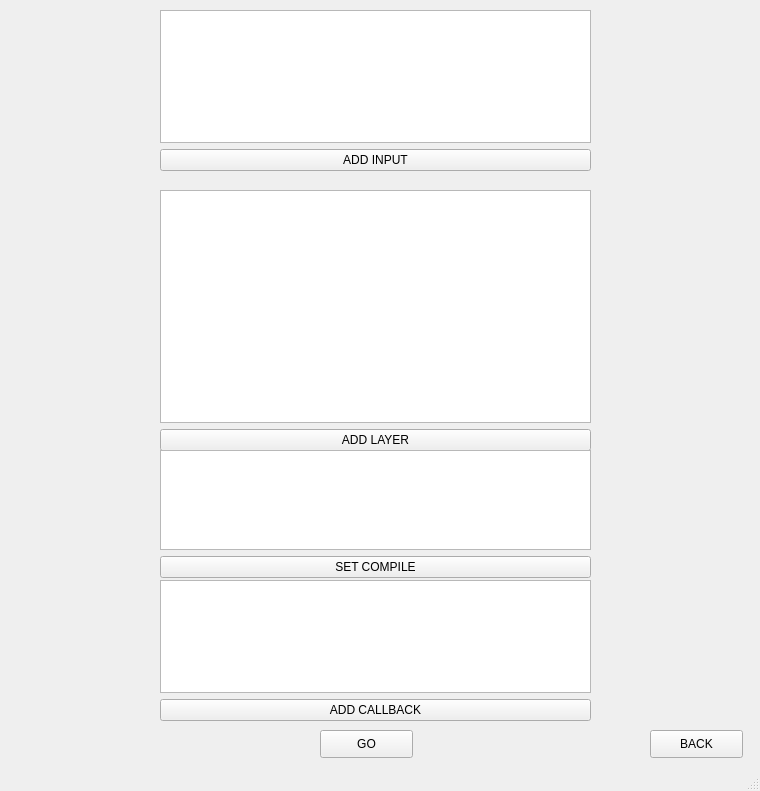
<?xml version="1.0" encoding="UTF-8"?>
<ui version="4.0">
 <class>DesignAlgorithm</class>
 <widget class="QMainWindow" name="DesignAlgorithm">
  <property name="geometry">
   <rect>
    <x>0</x>
    <y>0</y>
    <width>760</width>
    <height>791</height>
   </rect>
  </property>
  <property name="windowTitle">
   <string>MainWindow</string>
  </property>
  <widget class="QWidget" name="centralwidget">
   <widget class="QPushButton" name="add_algorithm">
    <property name="geometry">
     <rect>
      <x>320</x>
      <y>730</y>
      <width>93</width>
      <height>28</height>
     </rect>
    </property>
    <property name="styleSheet">
     <string notr="true">font: 14pt &quot;Calibri&quot;;</string>
    </property>
    <property name="text">
     <string>GO</string>
    </property>
   </widget>
   <widget class="QWidget" name="layoutWidget">
    <property name="geometry">
     <rect>
      <x>160</x>
      <y>190</y>
      <width>431</width>
      <height>261</height>
     </rect>
    </property>
    <layout class="QVBoxLayout" name="verticalLayout_4">
     <item>
      <layout class="QVBoxLayout" name="verticalLayout">
       <item>
        <widget class="QListWidget" name="all_layer"/>
       </item>
      </layout>
     </item>
     <item>
      <widget class="QPushButton" name="add_layer">
       <property name="text">
        <string>ADD LAYER</string>
       </property>
      </widget>
     </item>
    </layout>
   </widget>
   <widget class="QWidget" name="layoutWidget">
    <property name="geometry">
     <rect>
      <x>160</x>
      <y>10</y>
      <width>431</width>
      <height>161</height>
     </rect>
    </property>
    <layout class="QVBoxLayout" name="verticalLayout_5">
     <item>
      <layout class="QVBoxLayout" name="verticalLayout_2">
       <item>
        <widget class="QListWidget" name="all_input"/>
       </item>
      </layout>
     </item>
     <item>
      <widget class="QPushButton" name="add_input_button">
       <property name="text">
        <string>ADD INPUT</string>
       </property>
      </widget>
     </item>
    </layout>
   </widget>
   <widget class="QWidget" name="layoutWidget_2">
    <property name="geometry">
     <rect>
      <x>160</x>
      <y>450</y>
      <width>431</width>
      <height>128</height>
     </rect>
    </property>
    <layout class="QVBoxLayout" name="verticalLayout_7">
     <item>
      <layout class="QVBoxLayout" name="verticalLayout_8">
       <item>
        <widget class="QTextEdit" name="view_compile">
         <property name="styleSheet">
          <string notr="true">font: 14pt &quot;Calibri&quot;;</string>
         </property>
         <property name="html">
          <string>&lt;!DOCTYPE HTML PUBLIC &quot;-//W3C//DTD HTML 4.0//EN&quot; &quot;http://www.w3.org/TR/REC-html40/strict.dtd&quot;&gt;
&lt;html&gt;&lt;head&gt;&lt;meta name=&quot;qrichtext&quot; content=&quot;1&quot; /&gt;&lt;style type=&quot;text/css&quot;&gt;
p, li { white-space: pre-wrap; }
&lt;/style&gt;&lt;/head&gt;&lt;body style=&quot; font-family:'Calibri'; font-size:14pt; font-weight:400; font-style:normal;&quot;&gt;
&lt;p style=&quot;-qt-paragraph-type:empty; margin-top:0px; margin-bottom:0px; margin-left:0px; margin-right:0px; -qt-block-indent:0; text-indent:0px;&quot;&gt;&lt;br /&gt;&lt;/p&gt;&lt;/body&gt;&lt;/html&gt;</string>
         </property>
        </widget>
       </item>
      </layout>
     </item>
     <item>
      <widget class="QPushButton" name="add_compile">
       <property name="text">
        <string>SET COMPILE</string>
       </property>
      </widget>
     </item>
    </layout>
   </widget>
   <widget class="QWidget" name="layoutWidget_3">
    <property name="geometry">
     <rect>
      <x>160</x>
      <y>580</y>
      <width>431</width>
      <height>141</height>
     </rect>
    </property>
    <layout class="QVBoxLayout" name="verticalLayout_9">
     <item>
      <layout class="QVBoxLayout" name="verticalLayout_10">
       <item>
        <widget class="QListWidget" name="all_callback"/>
       </item>
      </layout>
     </item>
     <item>
      <widget class="QPushButton" name="add_callback_button">
       <property name="text">
        <string>ADD CALLBACK</string>
       </property>
      </widget>
     </item>
    </layout>
   </widget>
   <widget class="QPushButton" name="pushButton">
    <property name="geometry">
     <rect>
      <x>650</x>
      <y>730</y>
      <width>93</width>
      <height>28</height>
     </rect>
    </property>
    <property name="text">
     <string>BACK</string>
    </property>
   </widget>
  </widget>
  <widget class="QStatusBar" name="statusbar"/>
 </widget>
 <resources/>
 <connections/>
</ui>
